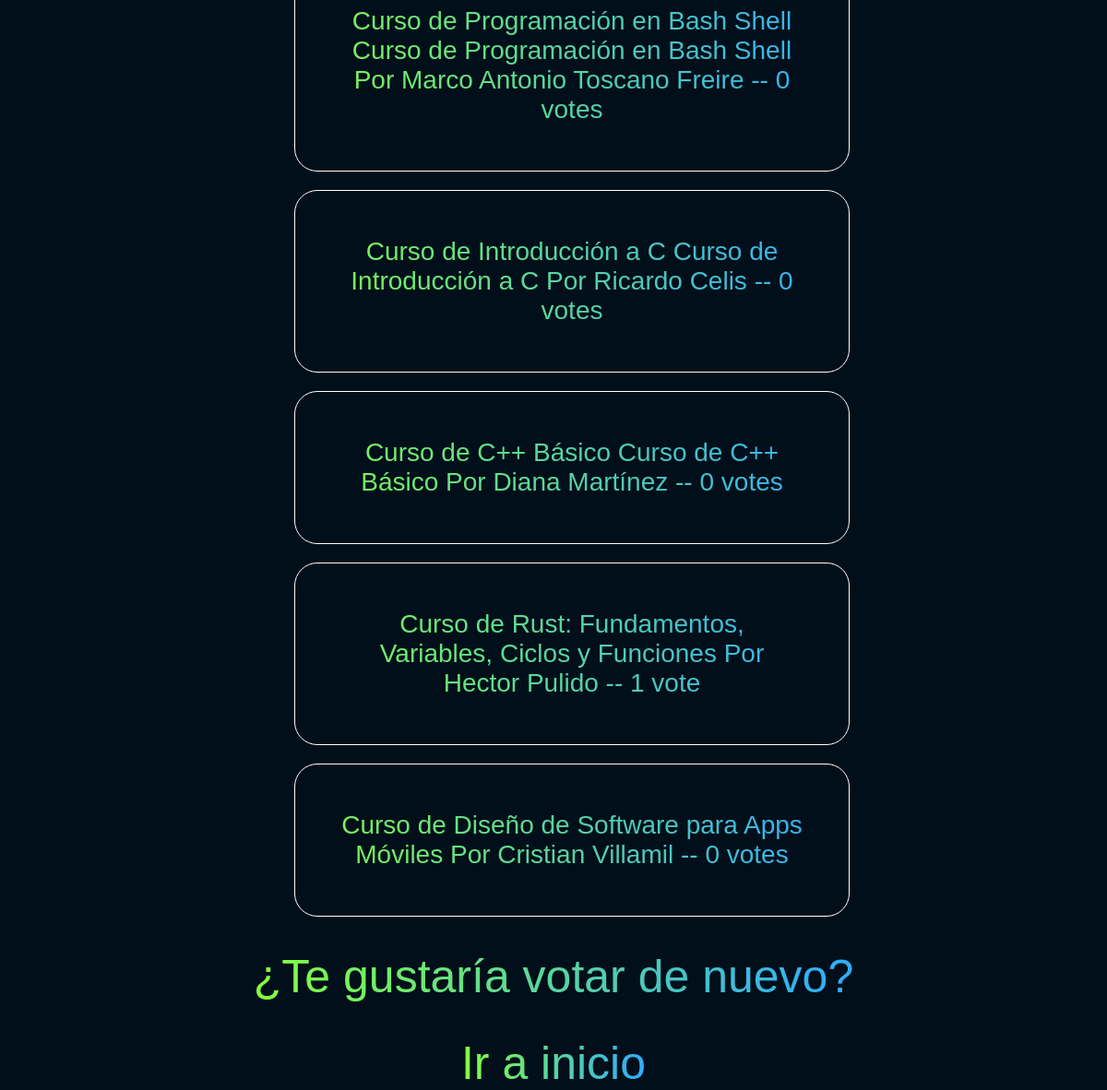
Screenshot of /polls/3/results/ with the database file from the repository.
### polls/models.py (models this page shows, shortened)
class Choice(models.Model):
    question = models.ForeignKey(Question, on_delete=models.CASCADE)
    choice_text = models.CharField(max_length=200)
    votes = models.IntegerField(default=0)

### polls/views.py (the view)
# urls.py: path("<int:pk>/results/", views.ResultView.as_view(), name="results"),
class ResultView(generic.DetailView):
    model = Question
    template_name = "polls/results.html"

### polls/templates/polls/results.html (shortened to what this page needs)
{% load static %}
<!DOCTYPE html>
<html lang="en">
<head>
    <link rel="stylesheet" href="{% static 'polls/style.css' %}">
    <link rel="stylesheet" href="{% static 'polls/results.css' %}">
</head>
<body>
<ul>
    {% for choice in question.choice_set.all %}
    <li>{{choice.choice_text}} -- {{ choice.votes }} vote{{choice.votes|pluralize}}</li>
    {% endfor %}
</ul>
<a href="{% url 'polls:detail' question.id %}">¿Te gustaría votar de nuevo?</a>
<br>
<br>
<a href=" {% url 'polls:index' %} "> Ir a inicio </a>
</body>
</html>

### polls/static/polls/style.css (style rules this page uses)
body { display: flex; align-items: center; justify-content: center; flex-direction: column; height: 100vh; background: hsl(204 100% 5%); font-family: Arial, Helvetica, sans-serif; }
ul { display: flex; align-items: center; justify-content: center; flex-direction: column; }
header, ul, footer { background: linear-gradient( to right, hsl(98 100% 62%), hsl(204 100% 59%) ); -webkit-background-clip: text; -webkit-text-fill-color: transparent; text-align: center; }
li { display: flex; align-items: center; justify-content: center; width: 500px; border: 1px solid white; padding: 50px; margin-bottom: 20px; font-size: 28px; border-radius: 25px; }
a { color: white; text-decoration: none; }

### polls/static/polls/results.css (style rules this page uses)
body { display: flex; align-items: center; justify-content: center; }
h1, a { background: linear-gradient( to right, hsl(98 100% 62%), hsl(204 100% 59%) ); -webkit-background-clip: text; -webkit-text-fill-color: transparent; text-align: center; }
a { font-size: 50px; }

### rows the page displays
Choice: choice_text "Curso de Programación en Bash Shell Curso de Programación en Bash Shell Por Marco Antonio Toscano Freire", votes "0"
Choice: choice_text "Curso de Introducción a C Curso de Introducción a C Por Ricardo Celis", votes "0"
Choice: choice_text "Curso de C++ Básico Curso de C++ Básico Por Diana Martínez", votes "0"
Choice: choice_text "Curso de Rust: Fundamentos, Variables, Ciclos y Funciones Por Hector Pulido", votes "1"
Choice: choice_text "Curso de Diseño de Software para Apps Móviles Por Cristian Villamil", votes "0"
